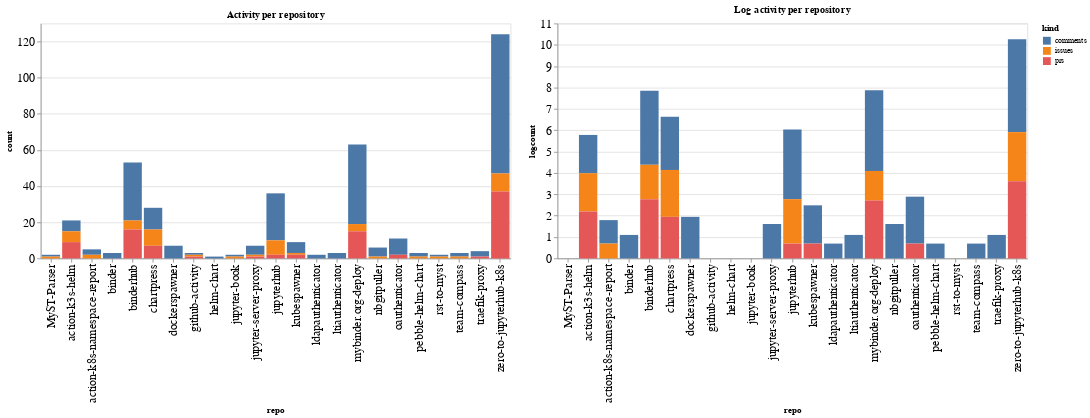

The cell this chart's notebook holds for it:
### Code cell
ch1 = alt.Chart(repo_summaries, width=600, title="Activity per repository").mark_bar().encode(
    x='repo',
    y='count',
    color='kind',
    tooltip="kind"
)

ch2 = alt.Chart(repo_summaries, width=600, title="Log activity per repository").mark_bar().encode(
    x='repo',
    y='logcount',
    color='kind',
    tooltip="kind"
)

ch1 | ch2

### Figure 1 — Vega-Lite specification as saved in the notebook (floating-point values rounded to 4 significant figures)
{"config": {"axisLeft": {"labelFontSize": 15}, "axisBottom": {"labelFontSize": 15}}, "hconcat": [{"mark": "bar", "encoding": {"color": {"type": "nominal", "field": "kind"}, "tooltip": {"type": "nominal", "field": "kind"}, "x": {"type": "nominal", "field": "repo"}, "y": {"type": "quantitative", "field": "count"}}, "title": "Activity per repository", "width": 600}, {"mark": "bar", "encoding": {"color": {"type": "nominal", "field": "kind"}, "tooltip": {"type": "nominal", "field": "kind"}, "x": {"type": "nominal", "field": "repo"}, "y": {"type": "quantitative", "field": "logcount"}}, "title": "Log activity per repository", "width": 600}], "data": {"name": "data-946673c85355d1376a286382653e17a3"}, "$schema": "https://vega.github.io/schema/vega-lite/v4.8.1.json", "datasets": {"data-946673c85355d1376a286382653e17a3": [{"repo": "MyST-Parser", "kind": "comments", "count": 1, "logcount": 0.0}, {"repo": "MyST-Parser", "kind": "issues", "count": 1, "logcount": 0.0}, {"repo": "action-k3s-helm", "kind": "comments", "count": 6, "logcount": 1.792}, {"repo": "action-k3s-helm", "kind": "issues", "count": 6, "logcount": 1.792}, {"repo": "action-k3s-helm", "kind": "prs", "count": 9, "logcount": 2.197}, {"repo": "action-k8s-namespace-report", "kind": "comments", "count": 3, "logcount": 1.099}, {"repo": "action-k8s-namespace-report", "kind": "issues", "count": 2, "logcount": 0.6931}, {"repo": "binder", "kind": "comments", "count": 3, "logcount": 1.099}, {"repo": "binderhub", "kind": "comments", "count": 32, "logcount": 3.466}, {"repo": "binderhub", "kind": "issues", "count": 5, "logcount": 1.609}, {"repo": "binderhub", "kind": "prs", "count": 16, "logcount": 2.773}, {"repo": "chartpress", "kind": "comments", "count": 12, "logcount": 2.485}, {"repo": "chartpress", "kind": "issues", "count": 9, "logcount": 2.197}, {"repo": "chartpress", "kind": "prs", "count": 7, "logcount": 1.946}, {"repo": "dockerspawner", "kind": "comments", "count": 7, "logcount": 1.946}, {"repo": "github-activity", "kind": "comments", "count": 1, "logcount": 0.0}, {"repo": "github-activity", "kind": "issues", "count": 1, "logcount": 0.0}, {"repo": "github-activity", "kind": "prs", "count": 1, "logcount": 0.0}, {"repo": "helm-chart", "kind": "comments", "count": 1, "logcount": 0.0}, {"repo": "jupyter-book", "kind": "comments", "count": 1, "logcount": 0.0}, {"repo": "jupyter-book", "kind": "issues", "count": 1, "logcount": 0.0}, {"repo": "jupyter-server-proxy", "kind": "comments", "count": 5, "logcount": 1.609}, {"repo": "jupyter-server-proxy", "kind": "issues", "count": 1, "logcount": 0.0}, {"repo": "jupyter-server-proxy", "kind": "prs", "count": 1, "logcount": 0.0}, {"repo": "jupyterhub", "kind": "comments", "count": 26, "logcount": 3.258}, {"repo": "jupyterhub", "kind": "issues", "count": 8, "logcount": 2.079}, {"repo": "jupyterhub", "kind": "prs", "count": 2, "logcount": 0.6931}, {"repo": "kubespawner", "kind": "comments", "count": 6, "logcount": 1.792}, {"repo": "kubespawner", "kind": "issues", "count": 1, "logcount": 0.0}, {"repo": "kubespawner", "kind": "prs", "count": 2, "logcount": 0.6931}, {"repo": "ldapauthenticator", "kind": "comments", "count": 2, "logcount": 0.6931}, {"repo": "ltiauthenticator", "kind": "comments", "count": 3, "logcount": 1.099}, {"repo": "mybinder.org-deploy", "kind": "comments", "count": 44, "logcount": 3.784}, {"repo": "mybinder.org-deploy", "kind": "issues", "count": 4, "logcount": 1.386}, {"repo": "mybinder.org-deploy", "kind": "prs", "count": 15, "logcount": 2.708}, {"repo": "nbgitpuller", "kind": "comments", "count": 5, "logcount": 1.609}, {"repo": "nbgitpuller", "kind": "issues", "count": 1, "logcount": 0.0}, {"repo": "oauthenticator", "kind": "comments", "count": 9, "logcount": 2.197}, {"repo": "oauthenticator", "kind": "prs", "count": 2, "logcount": 0.6931}, {"repo": "pebble-helm-chart", "kind": "comments", "count": 2, "logcount": 0.6931}, {"repo": "pebble-helm-chart", "kind": "issues", "count": 1, "logcount": 0.0}, {"repo": "rst-to-myst", "kind": "comments", "count": 1, "logcount": 0.0}, {"repo": "rst-to-myst", "kind": "issues", "count": 1, "logcount": 0.0}, {"repo": "team-compass", "kind": "comments", "count": 2, "logcount": 0.6931}, {"repo": "team-compass", "kind": "issues", "count": 1, "logcount": 0.0}, {"repo": "traefik-proxy", "kind": "comments", "count": 3, "logcount": 1.099}, {"repo": "traefik-proxy", "kind": "prs", "count": 1, "logcount": 0.0}, {"repo": "zero-to-jupyterhub-k8s", "kind": "comments", "count": 77, "logcount": 4.344}, {"repo": "zero-to-jupyterhub-k8s", "kind": "issues", "count": 10, "logcount": 2.303}, {"repo": "zero-to-jupyterhub-k8s", "kind": "prs", "count": 37, "logcount": 3.611}]}}
